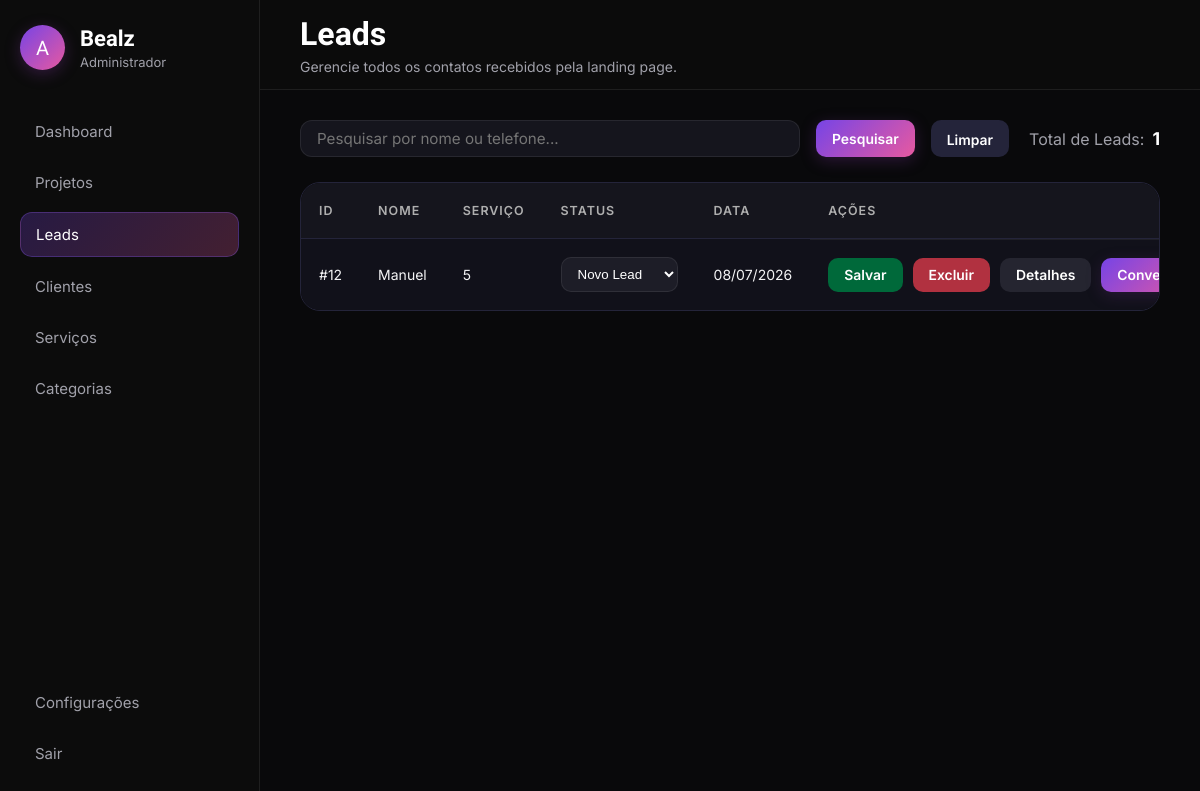
Page /admin/leads.php (signed in) on the earlier database version.
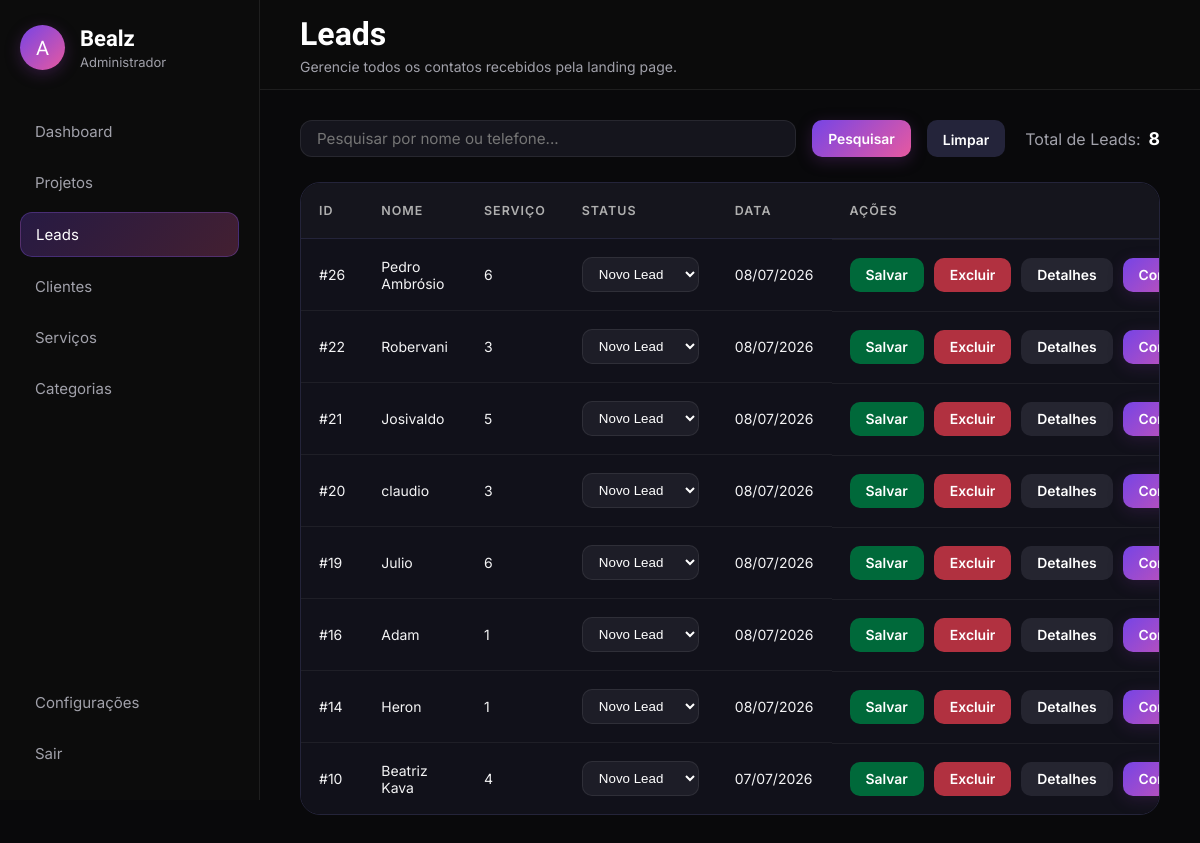
Same page on the later database version.
### tables this page shows
CREATE TABLE `leads` (
  `id` int NOT NULL AUTO_INCREMENT,
  `nome` varchar(100) NOT NULL,
  `email` varchar(256) NOT NULL,
  `telefone` varchar(14) NOT NULL,
  `servicos` int NOT NULL,
  `mensagem` text NOT NULL,
  `data_clientes` timestamp NOT NULL DEFAULT CURRENT_TIMESTAMP,
  `status_lead` enum('Novo','Em contato','Perdido') NOT NULL DEFAULT 'Novo',
  PRIMARY KEY (`id`),
  UNIQUE KEY `email` (`email`),
  KEY `servicos_fk_idx` (`servicos`),
  CONSTRAINT `servicos_fk` FOREIGN KEY (`servicos`) REFERENCES `servicos` (`id`)
);

### admin/leads.php (the view, shortened to what this page needs)
<?php
include("../config_db/conexao.php");
$pesquisa = "";
if (isset($_GET['pesquisa']) && !empty(trim($_GET['pesquisa']))) {
    $pesquisa = mysqli_real_escape_string($conexao, trim($_GET['pesquisa']));
    $where = "WHERE nome LIKE '%$pesquisa%' OR telefone LIKE '%$pesquisa%'";
} else {
    $where = "";
}
$sql = "SELECT * FROM leads $where ORDER BY data_clientes DESC";
$resultado = mysqli_query($conexao, $sql);
$sqlTotal = "SELECT COUNT(*) AS total FROM leads $where";
$total = mysqli_fetch_assoc(mysqli_query($conexao, $sqlTotal));
?>
<!DOCTYPE html>
<html lang="pt-BR">
<head>
    <link rel="stylesheet" href="assets/css/global.css">
    <link rel="stylesheet" href="assets/css/sidebar-header.css">
    <link rel="stylesheet" href="assets/css/leads.css">
</head>
<body>
    <?php include("includes/sidebar.php"); ?>
    <?php include("includes/header.php"); ?>
    <main class="content">
        <section class="toolbar">
            <form class="search-box" method="GET">
                <input
                    type="text"
                    name="pesquisa"
                    placeholder="Pesquisar por nome ou telefone..."
                    value="<?= htmlspecialchars($pesquisa); ?>">
                <button type="submit" class="btn btn-search">Pesquisar</button>
                <a href="leads.php" class="btn btn-clear">Limpar</a>
            </form>
            <div class="lead-counter">
                <span>Total de Leads:</span>
                <strong><?= $total['total']; ?></strong>
            </div>
        </section>
        <section class="table-container">
            <table class="leads-table">
                <thead>
                    <tr>
                        <th>ID</th>
                        <th>Nome</th>
                        <th>Serviço</th>
                        <th>Status</th>
                        <th>Data</th>
                        <th>Ações</th>
                    </tr>
                </thead>
                <tbody>
                    <?php while ($lead = mysqli_fetch_assoc($resultado)) { ?>
                        <tr>
                            <td>#<?= $lead['id']; ?></td>
                            <td><?= htmlspecialchars($lead['nome']); ?></td>
                            <td><?= htmlspecialchars($lead['servicos']); ?></td>
                            <td>
                                <select class="status-select" data-id="<?= $lead['id']; ?>">
                                    <option value="1"
                                        <?= $lead['status_lead'] == 1 ? 'selected' : ''; ?>>
                                        Novo Lead
                                    </option>
                                </select>
                            </td>
                            <td>
                                <?= date('d/m/Y', strtotime($lead['data_clientes'])); ?>
                            </td>
                            <td class="actions">
                                <button class="btn btn-save" data-id="<?= $lead['id']; ?>">Salvar</button>
                                <button class="btn btn-delete" data-id="<?= $lead['id']; ?>">Excluir</button>
                                <button class="btn btn-details" data-id="<?= $lead['id']; ?>">Detalhes</button>
                                <button class="btn btn-convert" data-id="<?= $lead['id']; ?>">Converter</button>
                            </td>
                        </tr>
                    <?php } ?>
                </tbody>
            </table>
        </section>
    </main>
</body>
</html>

Differences in the rows shown:
removed leads: id "12", nome "Manuel", servicos "5", status_lead+id "Novo Lead", data_clientes "08/07/2026"
added leads: id "26", nome "Pedro Ambrósio", servicos "6", id "Novo Lead", data_clientes "08/07/2026"
added leads: id "22", nome "Robervani", servicos "3", id "Novo Lead", data_clientes "08/07/2026"
added leads: id "21", nome "Josivaldo", servicos "5", id "Novo Lead", data_clientes "08/07/2026"
added leads: id "20", nome "claudio", servicos "3", id "Novo Lead", data_clientes "08/07/2026"
added leads: id "19", nome "Julio", servicos "6", id "Novo Lead", data_clientes "08/07/2026"
added leads: id "16", nome "Adam", servicos "1", id "Novo Lead", data_clientes "08/07/2026"
added leads: id "14", nome "Heron", servicos "1", id "Novo Lead", data_clientes "08/07/2026"
added leads: id "10", nome "Beatriz Kava", servicos "4", id "Novo Lead", data_clientes "07/07/2026"
Other differences:
$total['total']: "1" → "8"
